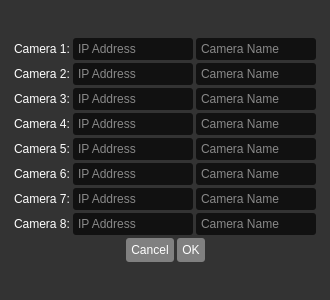
<?xml version="1.0" encoding="UTF-8"?>
<ui version="4.0">
 <class>MultiCameras</class>
 <widget class="QDialog" name="MultiCameras">
  <property name="geometry">
   <rect>
    <x>0</x>
    <y>0</y>
    <width>330</width>
    <height>300</height>
   </rect>
  </property>
  <property name="minimumSize">
   <size>
    <width>330</width>
    <height>300</height>
   </size>
  </property>
  <property name="maximumSize">
   <size>
    <width>330</width>
    <height>300</height>
   </size>
  </property>
  <property name="windowTitle">
   <string>Multi Camera Settings</string>
  </property>
  <property name="styleSheet">
   <string notr="true">QToolTip{
	color : black;
}
QDialog{
	background : #333333;
}
QGroupBox{
	color : white;
	margin-top : 2ex;
	border-radius : 5px;
	padding : 8px;
	padding-top : 13px;
	 border-style: outset;
 	 border-width: 2px;
	 border-color: #1f1f1f;
}
QMenuBar#menuBar{

	background : grey;
	color : white;
	 border-bottom-style: outset;
 	 border-bottom-width: 1px;
	 border-bottom-color: #222222;
}
QMenu{
	background : grey;
	color : #1f1f1f;
}
QMenu::item:selected{
	background : #c9c9c9;
}
QStatusBar#statusBar{
	background : grey;
	color : white;
	border-top-style: outset;
 	border-top-width: 1px;
	border-top-color: #222222;
}
QPushButton{
	color : white;
	background : grey;
	padding : 5px;
	border-radius : 3px;
}
QPushButton:pressed{
	background : #474747;
}
QPushButton:hover{
	background : #c9c9c9;
}
QPushButton:disabled{
	color : #474747;
}
QLineEdit{
	color : white;
	background : #111111;
	padding : 3px;
	border-radius : 3px;
	border-color : white;
	border-width : 1px;
}
QComboBox{
	color : white;
	background : #111111;
	padding : 3px;
	min-width : 40px;
	border-radius : 3px;

}
QComboBox::drop-down{
	
}
QComboBox QAbstractItemView{
	background-color : black;
	color : white;
}
QSlider::handle{
	background : grey;
}
QSlider::handle:hover{
	background : #c9c9c9;
}
QSlider::handle:pressed{
	background : #474747;
}
QLabel{
	color : white;
}</string>
  </property>
  <layout class="QVBoxLayout" name="verticalLayout_2">
   <item>
    <layout class="QVBoxLayout" name="verticalLayout">
     <property name="spacing">
      <number>3</number>
     </property>
     <property name="leftMargin">
      <number>3</number>
     </property>
     <property name="topMargin">
      <number>3</number>
     </property>
     <property name="rightMargin">
      <number>3</number>
     </property>
     <property name="bottomMargin">
      <number>3</number>
     </property>
     <item>
      <layout class="QHBoxLayout" name="horizontalLayout">
       <item>
        <widget class="QLabel" name="label">
         <property name="text">
          <string>Camera 1:</string>
         </property>
        </widget>
       </item>
       <item>
        <widget class="QLineEdit" name="camIP1">
         <property name="placeholderText">
          <string>IP Address</string>
         </property>
        </widget>
       </item>
       <item>
        <widget class="QLineEdit" name="camName1">
         <property name="placeholderText">
          <string>Camera Name</string>
         </property>
        </widget>
       </item>
      </layout>
     </item>
     <item>
      <layout class="QHBoxLayout" name="horizontalLayout_4">
       <item>
        <widget class="QLabel" name="label_2">
         <property name="text">
          <string>Camera 2:</string>
         </property>
        </widget>
       </item>
       <item>
        <widget class="QLineEdit" name="camIP2">
         <property name="placeholderText">
          <string>IP Address</string>
         </property>
        </widget>
       </item>
       <item>
        <widget class="QLineEdit" name="camName2">
         <property name="placeholderText">
          <string>Camera Name</string>
         </property>
        </widget>
       </item>
      </layout>
     </item>
     <item>
      <layout class="QHBoxLayout" name="horizontalLayout_5">
       <item>
        <widget class="QLabel" name="label_3">
         <property name="text">
          <string>Camera 3:</string>
         </property>
        </widget>
       </item>
       <item>
        <widget class="QLineEdit" name="camIP3">
         <property name="placeholderText">
          <string>IP Address</string>
         </property>
        </widget>
       </item>
       <item>
        <widget class="QLineEdit" name="camName3">
         <property name="placeholderText">
          <string>Camera Name</string>
         </property>
        </widget>
       </item>
      </layout>
     </item>
     <item>
      <layout class="QHBoxLayout" name="horizontalLayout_6">
       <item>
        <widget class="QLabel" name="label_4">
         <property name="text">
          <string>Camera 4:</string>
         </property>
        </widget>
       </item>
       <item>
        <widget class="QLineEdit" name="camIP4">
         <property name="placeholderText">
          <string>IP Address</string>
         </property>
        </widget>
       </item>
       <item>
        <widget class="QLineEdit" name="camName4">
         <property name="placeholderText">
          <string>Camera Name</string>
         </property>
        </widget>
       </item>
      </layout>
     </item>
     <item>
      <layout class="QHBoxLayout" name="horizontalLayout_7">
       <item>
        <widget class="QLabel" name="label_5">
         <property name="text">
          <string>Camera 5:</string>
         </property>
        </widget>
       </item>
       <item>
        <widget class="QLineEdit" name="camIP5">
         <property name="placeholderText">
          <string>IP Address</string>
         </property>
        </widget>
       </item>
       <item>
        <widget class="QLineEdit" name="camName5">
         <property name="placeholderText">
          <string>Camera Name</string>
         </property>
        </widget>
       </item>
      </layout>
     </item>
     <item>
      <layout class="QHBoxLayout" name="horizontalLayout_8">
       <item>
        <widget class="QLabel" name="label_6">
         <property name="text">
          <string>Camera 6:</string>
         </property>
        </widget>
       </item>
       <item>
        <widget class="QLineEdit" name="camIP6">
         <property name="placeholderText">
          <string>IP Address</string>
         </property>
        </widget>
       </item>
       <item>
        <widget class="QLineEdit" name="camName6">
         <property name="placeholderText">
          <string>Camera Name</string>
         </property>
        </widget>
       </item>
      </layout>
     </item>
     <item>
      <layout class="QHBoxLayout" name="horizontalLayout_9">
       <item>
        <widget class="QLabel" name="label_7">
         <property name="text">
          <string>Camera 7:</string>
         </property>
        </widget>
       </item>
       <item>
        <widget class="QLineEdit" name="camIP7">
         <property name="placeholderText">
          <string>IP Address</string>
         </property>
        </widget>
       </item>
       <item>
        <widget class="QLineEdit" name="camName7">
         <property name="placeholderText">
          <string>Camera Name</string>
         </property>
        </widget>
       </item>
      </layout>
     </item>
     <item>
      <layout class="QHBoxLayout" name="horizontalLayout_10">
       <item>
        <widget class="QLabel" name="label_8">
         <property name="text">
          <string>Camera 8:</string>
         </property>
        </widget>
       </item>
       <item>
        <widget class="QLineEdit" name="camIP8">
         <property name="placeholderText">
          <string>IP Address</string>
         </property>
        </widget>
       </item>
       <item>
        <widget class="QLineEdit" name="camName8">
         <property name="placeholderText">
          <string>Camera Name</string>
         </property>
        </widget>
       </item>
      </layout>
     </item>
     <item>
      <layout class="QHBoxLayout" name="horizontalLayout_11">
       <item>
        <spacer name="horizontalSpacer">
         <property name="orientation">
          <enum>Qt::Horizontal</enum>
         </property>
         <property name="sizeHint" stdset="0">
          <size>
           <width>40</width>
           <height>20</height>
          </size>
         </property>
        </spacer>
       </item>
       <item>
        <widget class="QPushButton" name="multiDlgCancel">
         <property name="text">
          <string>Cancel</string>
         </property>
        </widget>
       </item>
       <item>
        <widget class="QPushButton" name="multiDlgOK">
         <property name="text">
          <string>OK</string>
         </property>
        </widget>
       </item>
       <item>
        <spacer name="horizontalSpacer_2">
         <property name="orientation">
          <enum>Qt::Horizontal</enum>
         </property>
         <property name="sizeHint" stdset="0">
          <size>
           <width>40</width>
           <height>20</height>
          </size>
         </property>
        </spacer>
       </item>
      </layout>
     </item>
    </layout>
   </item>
  </layout>
 </widget>
 <resources/>
 <connections/>
</ui>
